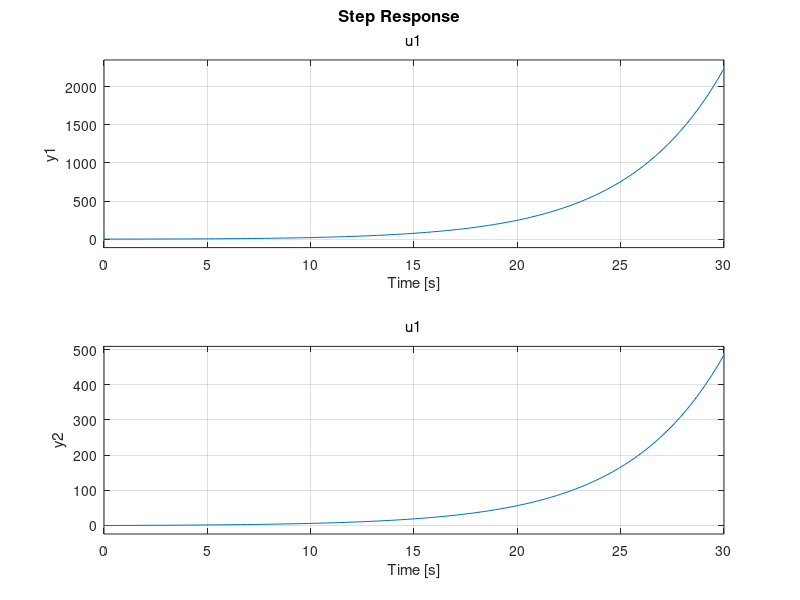
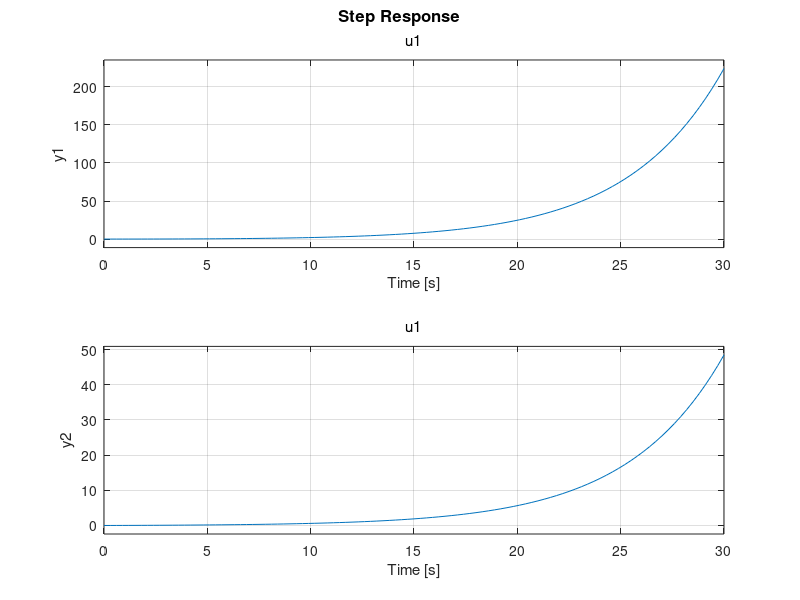

Source code (MATLAB) for these figures, in order:
%% SS model junta 1 -desacoplada
clear all; close all; clc;
%manipulator
g = 9.8052;
m2 = 12.632222;
m3 = 23.735183;
m1 = m2 + m3;
I3 = [8.51];
d3 = 0.9;

%% modelo
Den = (4*m2 + I3);
A = [0 1;
     0 (m2)/Den];
B = [0; 1/Den];
C = [1 0;
     0 1];
D = [0; 0];

sys_ss = ss(A, B, C, D)
sys_tf = tf(sys_ss)

%% plot
figure(1)
step(sys_tf*10)
figure(2)
step(sys_ss)